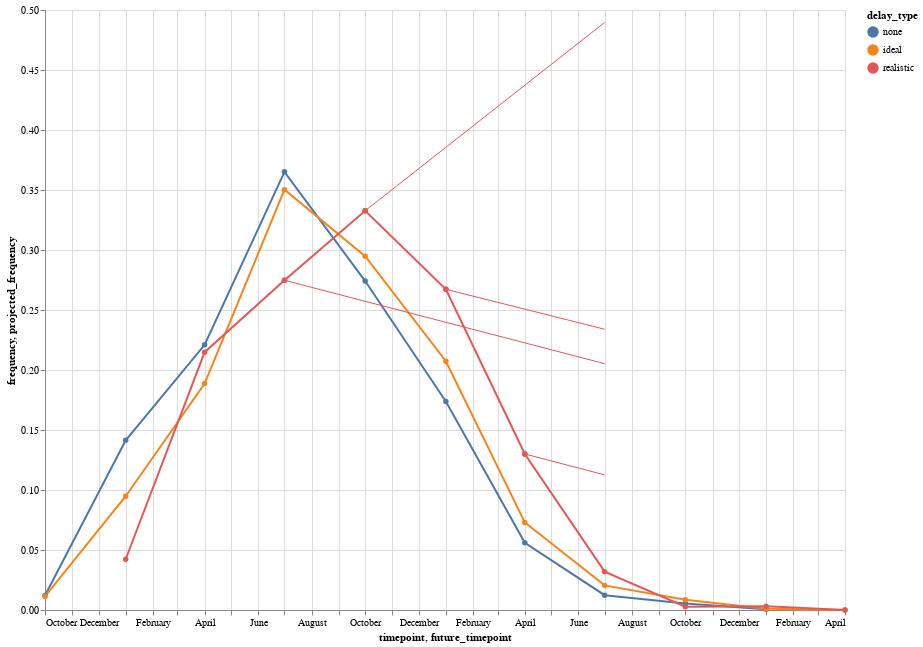

Notebook code for this chart:
### Code cell
observed = alt.Chart(
    observed_clade_df
).mark_line(
    point=True
).encode(
    x="timepoint:T",
    y="frequency:Q",
    color=alt.Color("delay_type:N").sort(["none", "ideal", "realistic"]),
    tooltip=["timepoint:T", "frequency:Q", "delay_type:N"],
)

forecasts = alt.Chart(
    specific_clade_df.query("(delay_type == 'realistic') & (future_timepoint == '2014-07-01')")
).mark_rule(
    point=True
).encode(
    x="timepoint:T",
    x2="future_timepoint:T",
    y="frequency:Q",
    y2="projected_frequency:Q",
    color=alt.Color("delay_type:N").sort(["none", "ideal", "realistic"]),
    tooltip=[
        "timepoint:T",
        "future_timepoint:T",
        "frequency:Q",
        "projected_frequency:Q",
        "delta_month:Q",
        "delay_type:N",
    ],
)

(observed + forecasts).properties(
    width=800,
    height=600,
)

### Figure 1 — Vega-Lite specification as saved in the notebook (floating-point values rounded to 4 significant figures)
{"config": {"view": {"continuousWidth": 300, "continuousHeight": 300}}, "layer": [{"data": {"name": "data-c98696af745a77e5c710eee87ead9a46"}, "mark": {"type": "line", "point": true}, "encoding": {"color": {"field": "delay_type", "sort": ["none", "ideal", "realistic"], "type": "nominal"}, "tooltip": [{"field": "timepoint", "type": "temporal"}, {"field": "frequency", "type": "quantitative"}, {"field": "delay_type", "type": "nominal"}], "x": {"field": "timepoint", "type": "temporal"}, "y": {"field": "frequency", "type": "quantitative"}}}, {"data": {"name": "data-8c21c6168be6e2301f94d4b535a4c58e"}, "mark": {"type": "rule", "point": true}, "encoding": {"color": {"field": "delay_type", "sort": ["none", "ideal", "realistic"], "type": "nominal"}, "tooltip": [{"field": "timepoint", "type": "temporal"}, {"field": "future_timepoint", "type": "temporal"}, {"field": "frequency", "type": "quantitative"}, {"field": "projected_frequency", "type": "quantitative"}, {"field": "delta_month", "type": "quantitative"}, {"field": "delay_type", "type": "nominal"}], "x": {"field": "timepoint", "type": "temporal"}, "x2": {"field": "future_timepoint"}, "y": {"field": "frequency", "type": "quantitative"}, "y2": {"field": "projected_frequency"}}}], "height": 600, "width": 800, "$schema": "https://vega.github.io/schema/vega-lite/v5.17.0.json", "datasets": {"data-c98696af745a77e5c710eee87ead9a46": [{"clade_membership": "A.6.8.5.2.4.1.4", "frequency": 0.01214, "projected_frequency": 0.01449, "n_strains": 3, "observed_frequency": 0.1414, "forecast_error": 0.1269, "absolute_forecast_error": 0.1269, "sample": "h3n2_no_delay", "timepoint": "2012-10-01T00:00:00", "future_timepoint": "2013-01-01T00:00:00", "delta_month": 3.0, "delay_type": "none"}, {"clade_membership": "A.6.8.5.2.4.1.4", "frequency": 0.01126, "projected_frequency": 0.015, "n_strains": 2, "observed_frequency": 0.1414, "forecast_error": 0.1264, "absolute_forecast_error": 0.1264, "sample": "h3n2_ideal_delay", "timepoint": "2012-10-01T00:00:00", "future_timepoint": "2013-01-01T00:00:00", "delta_month": 3.0, "delay_type": "ideal"}, {"clade_membership": "A.6.8.5.2.4.1.4", "frequency": 0.1414, "projected_frequency": 0.1418, "n_strains": 33, "observed_frequency": 0.221, "forecast_error": 0.07925, "absolute_forecast_error": 0.07925, "sample": "h3n2_no_delay", "timepoint": "2013-01-01T00:00:00", "future_timepoint": "2013-04-01T00:00:00", "delta_month": 3.0, "delay_type": "none"}, {"clade_membership": "A.6.8.5.2.4.1.4", "frequency": 0.0948, "projected_frequency": 0.08507, "n_strains": 15, "observed_frequency": 0.221, "forecast_error": 0.1359, "absolute_forecast_error": 0.1359, "sample": "h3n2_ideal_delay", "timepoint": "2013-01-01T00:00:00", "future_timepoint": "2013-04-01T00:00:00", "delta_month": 3.0, "delay_type": "ideal"}, {"clade_membership": "A.6.8.5.2.4.1.4", "frequency": 0.04228, "projected_frequency": 0.04338, "n_strains": 5, "observed_frequency": 0.221, "forecast_error": 0.1776, "absolute_forecast_error": 0.1776, "sample": "h3n2_realistic_delay", "timepoint": "2013-01-01T00:00:00", "future_timepoint": "2013-04-01T00:00:00", "delta_month": 3.0, "delay_type": "realistic"}, {"clade_membership": "A.6.8.5.2.4.1.4", "frequency": 0.221, "projected_frequency": 0.2107, "n_strains": 96, "observed_frequency": 0.3651, "forecast_error": 0.1544, "absolute_forecast_error": 0.1544, "sample": "h3n2_no_delay", "timepoint": "2013-04-01T00:00:00", "future_timepoint": "2013-07-01T00:00:00", "delta_month": 3.0, "delay_type": "none"}, {"clade_membership": "A.6.8.5.2.4.1.4", "frequency": 0.1887, "projected_frequency": 0.197, "n_strains": 74, "observed_frequency": 0.3651, "forecast_error": 0.1681, "absolute_forecast_error": 0.1681, "sample": "h3n2_ideal_delay", "timepoint": "2013-04-01T00:00:00", "future_timepoint": "2013-07-01T00:00:00", "delta_month": 3.0, "delay_type": "ideal"}, {"clade_membership": "A.6.8.5.2.4.1.4", "frequency": 0.2149, "projected_frequency": 0.1905, "n_strains": 39, "observed_frequency": 0.3651, "forecast_error": 0.1746, "absolute_forecast_error": 0.1746, "sample": "h3n2_realistic_delay", "timepoint": "2013-04-01T00:00:00", "future_timepoint": "2013-07-01T00:00:00", "delta_month": 3.0, "delay_type": "realistic"}, {"clade_membership": "A.6.8.5.2.4.1.4", "frequency": 0.3651, "projected_frequency": 0.4285, "n_strains": 156, "observed_frequency": 0.2958, "forecast_error": -0.1327, "absolute_forecast_error": 0.1327, "sample": "h3n2_no_delay", "timepoint": "2013-07-01T00:00:00", "future_timepoint": "2013-10-01T00:00:00", "delta_month": 3.0, "delay_type": "none"}, {"clade_membership": "A.6.8.5.2.4.1.4", "frequency": 0.3503, "projected_frequency": 0.4096, "n_strains": 134, "observed_frequency": 0.2958, "forecast_error": -0.1138, "absolute_forecast_error": 0.1138, "sample": "h3n2_ideal_delay", "timepoint": "2013-07-01T00:00:00", "future_timepoint": "2013-10-01T00:00:00", "delta_month": 3.0, "delay_type": "ideal"}, {"clade_membership": "A.6.8.5.2.4.1.4", "frequency": 0.2748, "projected_frequency": 0.2797, "n_strains": 81, "observed_frequency": 0.2958, "forecast_error": 0.01611, "absolute_forecast_error": 0.01611, "sample": "h3n2_realistic_delay", "timepoint": "2013-07-01T00:00:00", "future_timepoint": "2013-10-01T00:00:00", "delta_month": 3.0, "delay_type": "realistic"}, {"clade_membership": "A.6.8.5.2.4.1.4", "frequency": 0.2741, "projected_frequency": 0.2713, "n_strains": 157, "observed_frequency": 0.1737, "forecast_error": -0.09762, "absolute_forecast_error": 0.09762, "sample": "h3n2_no_delay", "timepoint": "2013-10-01T00:00:00", "future_timepoint": "2014-01-01T00:00:00", "delta_month": 3.0, "delay_type": "none"}, {"clade_membership": "A.6.8.5.2.4.1.4", "frequency": 0.2949, "projected_frequency": 0.2801, "n_strains": 149, "observed_frequency": 0.2265, "forecast_error": -0.05359, "absolute_forecast_error": 0.05359, "sample": "h3n2_ideal_delay", "timepoint": "2013-10-01T00:00:00", "future_timepoint": "2014-01-01T00:00:00", "delta_month": 3.0, "delay_type": "ideal"}, {"clade_membership": "A.6.8.5.2.4.1.4", "frequency": 0.3327, "projected_frequency": 0.3748, "n_strains": 123, "observed_frequency": 0.2561, "forecast_error": -0.1187, "absolute_forecast_error": 0.1187, "sample": "h3n2_realistic_delay", "timepoint": "2013-10-01T00:00:00", "future_timepoint": "2014-01-01T00:00:00", "delta_month": 3.0, "delay_type": "realistic"}, {"clade_membership": "A.6.8.5.2.4.1.4", "frequency": 0.1737, "projected_frequency": 0.1581, "n_strains": 144, "observed_frequency": 0.05598, "forecast_error": -0.1021, "absolute_forecast_error": 0.1021, "sample": "h3n2_no_delay", "timepoint": "2014-01-01T00:00:00", "future_timepoint": "2014-04-01T00:00:00", "delta_month": 3.0, "delay_type": "none"}, {"clade_membership": "A.6.8.5.2.4.1.4", "frequency": 0.2073, "projected_frequency": 0.1817, "n_strains": 132, "observed_frequency": 0.05598, "forecast_error": -0.1257, "absolute_forecast_error": 0.1257, "sample": "h3n2_ideal_delay", "timepoint": "2014-01-01T00:00:00", "future_timepoint": "2014-04-01T00:00:00", "delta_month": 3.0, "delay_type": "ideal"}, {"clade_membership": "A.6.8.5.2.4.1.4", "frequency": 0.2672, "projected_frequency": 0.2603, "n_strains": 107, "observed_frequency": 0.05598, "forecast_error": -0.2044, "absolute_forecast_error": 0.2044, "sample": "h3n2_realistic_delay", "timepoint": "2014-01-01T00:00:00", "future_timepoint": "2014-04-01T00:00:00", "delta_month": 3.0, "delay_type": "realistic"}, {"clade_membership": "A.6.8.5.2.4.1.4", "frequency": 0.05598, "projected_frequency": 0.04626, "n_strains": 97, "observed_frequency": 0.01236, "forecast_error": -0.0339, "absolute_forecast_error": 0.0339, "sample": "h3n2_no_delay", "timepoint": "2014-04-01T00:00:00", "future_timepoint": "2014-07-01T00:00:00", "delta_month": 3.0, "delay_type": "none"}, {"clade_membership": "A.6.8.5.2.4.1.4", "frequency": 0.07294, "projected_frequency": 0.06112, "n_strains": 99, "observed_frequency": 0.01236, "forecast_error": -0.04876, "absolute_forecast_error": 0.04876, "sample": "h3n2_ideal_delay", "timepoint": "2014-04-01T00:00:00", "future_timepoint": "2014-07-01T00:00:00", "delta_month": 3.0, "delay_type": "ideal"}, {"clade_membership": "A.6.8.5.2.4.1.4", "frequency": 0.13, "projected_frequency": 0.1126, "n_strains": 77, "observed_frequency": 0.01236, "forecast_error": -0.1002, "absolute_forecast_error": 0.1002, "sample": "h3n2_realistic_delay", "timepoint": "2014-04-01T00:00:00", "future_timepoint": "2014-07-01T00:00:00", "delta_month": 3.0, "delay_type": "realistic"}, {"clade_membership": "A.6.8.5.2.4.1.4", "frequency": 0.01236, "projected_frequency": 0.01018, "n_strains": 37, "observed_frequency": 0.005435, "forecast_error": -0.004748, "absolute_forecast_error": 0.004748, "sample": "h3n2_no_delay", "timepoint": "2014-07-01T00:00:00", "future_timepoint": "2014-10-01T00:00:00", "delta_month": 3.0, "delay_type": "none"}, {"clade_membership": "A.6.8.5.2.4.1.4", "frequency": 0.02053, "projected_frequency": 0.01668, "n_strains": 41, "observed_frequency": 0.005435, "forecast_error": -0.01125, "absolute_forecast_error": 0.01125, "sample": "h3n2_ideal_delay", "timepoint": "2014-07-01T00:00:00", "future_timepoint": "2014-10-01T00:00:00", "delta_month": 3.0, "delay_type": "ideal"}, {"clade_membership": "A.6.8.5.2.4.1.4", "frequency": 0.03193, "projected_frequency": 0.02658, "n_strains": 39, "observed_frequency": 0.005435, "forecast_error": -0.02114, "absolute_forecast_error": 0.02114, "sample": "h3n2_realistic_delay", "timepoint": "2014-07-01T00:00:00", "future_timepoint": "2014-10-01T00:00:00", "delta_month": 3.0, "delay_type": "realistic"}, {"clade_membership": "A.6.8.5.2.4.1.4", "frequency": 0.005435, "projected_frequency": 0.003374, "n_strains": 9, "observed_frequency": 0.000594, "forecast_error": -0.00278, "absolute_forecast_error": 0.00278, "sample": "h3n2_no_delay", "timepoint": "2014-10-01T00:00:00", "future_timepoint": "2015-01-01T00:00:00", "delta_month": 3.0, "delay_type": "none"}, {"clade_membership": "A.6.8.5.2.4.1.4", "frequency": 0.00846, "projected_frequency": 0.004743, "n_strains": 11, "observed_frequency": 0.000594, "forecast_error": -0.004149, "absolute_forecast_error": 0.004149, "sample": "h3n2_ideal_delay", "timepoint": "2014-10-01T00:00:00", "future_timepoint": "2015-01-01T00:00:00", "delta_month": 3.0, "delay_type": "ideal"}, {"clade_membership": "A.6.8.5.2.4.1.4", "frequency": 0.002786, "projected_frequency": 0.002158, "n_strains": 13, "observed_frequency": 0.000594, "forecast_error": -0.001564, "absolute_forecast_error": 0.001564, "sample": "h3n2_realistic_delay", "timepoint": "2014-10-01T00:00:00", "future_timepoint": "2015-01-01T00:00:00", "delta_month": 3.0, "delay_type": "realistic"}, {"clade_membership": "A.6.8.5.2.4.1.4", "frequency": 0.000594, "projected_frequency": 0.0002623, "n_strains": 2, "observed_frequency": 0.0, "forecast_error": -0.0002623, "absolute_forecast_error": 0.0002623, "sample": "h3n2_no_delay", "timepoint": "2015-01-01T00:00:00", "future_timepoint": "2015-04-01T00:00:00", "delta_month": 3.0, "delay_type": "none"}, {"clade_membership": "A.6.8.5.2.4.1.4", "frequency": 0.001019, "projected_frequency": 0.00058, "n_strains": 2, "observed_frequency": 0.0, "forecast_error": -0.00058, "absolute_forecast_error": 0.00058, "sample": "h3n2_ideal_delay", "timepoint": "2015-01-01T00:00:00", "future_timepoint": "2015-04-01T00:00:00", "delta_month": 3.0, "delay_type": "ideal"}, {"clade_membership": "A.6.8.5.2.4.1.4", "frequency": 0.003038, "projected_frequency": 0.00193, "n_strains": 3, "observed_frequency": 0.0, "forecast_error": -0.00193, "absolute_forecast_error": 0.00193, "sample": "h3n2_realistic_delay", "timepoint": "2015-01-01T00:00:00", "future_timepoint": "2015-04-01T00:00:00", "delta_month": 3.0, "delay_type": "realistic"}, {"clade_membership": "A.6.8.5.2.4.1.4", "frequency": 1.2e-05, "projected_frequency": 6.152e-06, "n_strains": 1, "observed_frequency": 0.0, "forecast_error": -6.152e-06, "absolute_forecast_error": 6.152e-06, "sample": "h3n2_ideal_delay", "timepoint": "2015-04-01T00:00:00", "future_timepoint": "2015-07-01T00:00:00", "delta_month": 3.0, "delay_type": "ideal"}, {"clade_membership": "A.6.8.5.2.4.1.4", "frequency": 3.5e-05, "projected_frequency": 1.376e-05, "n_strains": 1, "observed_frequency": 0.0, "forecast_error": -1.376e-05, "absolute_forecast_error": 1.376e-05, "sample": "h3n2_realistic_delay", "timepoint": "2015-04-01T00:00:00", "future_timepoint": "2015-07-01T00:00:00", "delta_month": 3.0, "delay_type": "realistic"}], "data-8c21c6168be6e2301f94d4b535a4c58e": [{"clade_membership": "A.6.8.5.2.4.1.4", "frequency": 0.2748, "projected_frequency": 0.2053, "n_strains": 81, "observed_frequency": 0.1839, "forecast_error": -0.02142, "absolute_forecast_error": 0.02142, "sample": "h3n2_realistic_delay", "timepoint": "2013-07-01T00:00:00", "future_timepoint": "2014-07-01T00:00:00", "delta_month": 12.0, "delay_type": "realistic"}, {"clade_membership": "A.6.8.5.2.4.1.4", "frequency": 0.3327, "projected_frequency": 0.4896, "n_strains": 123, "observed_frequency": 0.1839, "forecast_error": -0.3058, "absolute_forecast_error": 0.3058, "sample": "h3n2_realistic_delay", "timepoint": "2013-10-01T00:00:00", "future_timepoint": "2014-07-01T00:00:00", "delta_month": 9.0, "delay_type": "realistic"}, {"clade_membership": "A.6.8.5.2.4.1.4", "frequency": 0.2672, "projected_frequency": 0.234, "n_strains": 107, "observed_frequency": 0.01236, "forecast_error": -0.2216, "absolute_forecast_error": 0.2216, "sample": "h3n2_realistic_delay", "timepoint": "2014-01-01T00:00:00", "future_timepoint": "2014-07-01T00:00:00", "delta_month": 6.0, "delay_type": "realistic"}, {"clade_membership": "A.6.8.5.2.4.1.4", "frequency": 0.13, "projected_frequency": 0.1126, "n_strains": 77, "observed_frequency": 0.01236, "forecast_error": -0.1002, "absolute_forecast_error": 0.1002, "sample": "h3n2_realistic_delay", "timepoint": "2014-04-01T00:00:00", "future_timepoint": "2014-07-01T00:00:00", "delta_month": 3.0, "delay_type": "realistic"}]}}
